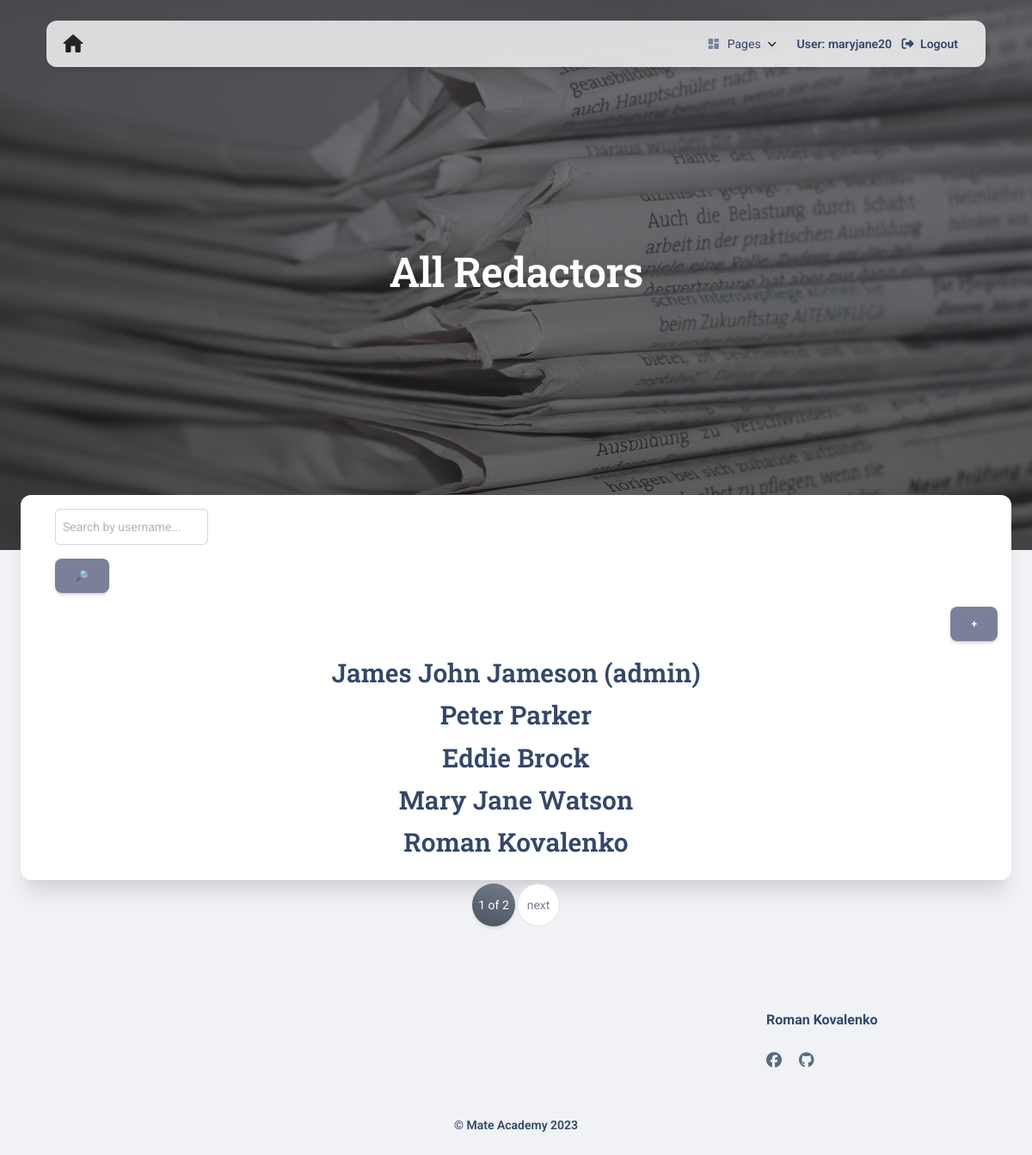
Page /redactors/ (signed in) on the committed database.
### news/models.py (models this page shows, shortened)
class Redactor(AbstractUser):
    img = models.ImageField(
        "Redactor's photo", default="default.png", upload_to="user_images"
    )
    years_of_experience = models.IntegerField(
        default=0, validators=[MaxValueValidator(100), MinValueValidator(0)]
    )
    class Meta:
        verbose_name = "redactor"
        verbose_name_plural = "redactors"

### news/views.py (the view)
# urls.py: path("redactors/", RedactorListView.as_view(), name="redactor-list"),
class RedactorListView(LoginRequiredMixin, generic.ListView):
    model = Redactor
    paginate_by = 5
    def get_context_data(self, *, object_list=None, **kwargs):
        context = super(RedactorListView, self).get_context_data(**kwargs)
        username = self.request.GET.get("username", "")
        context["search_form"] = RedactorSearchForm(initial={"username": username})
        return context
    def get_queryset(self):
        queryset = get_user_model().objects.all()
        form = RedactorSearchForm(self.request.GET)
        if form.is_valid():
            return queryset.filter(username__icontains=form.cleaned_data["username"])
        return queryset

### news/forms.py
class RedactorSearchForm(forms.Form):
    username = forms.CharField(
        max_length=255,
        required=False,
        label="",
        widget=forms.TextInput(attrs={"placeholder": "Search by username..."}),
    )

### news/context_processors.py (called while the page is built)
def cfg_assets_root(request):
    return {"ASSETS_ROOT": settings.ASSETS_ROOT}

### news/templatetags/query_transform.py (called while the page is built)
@register.simple_tag
def query_transform(request, **kwargs):
    updated = request.GET.copy()
    for key, value in kwargs.items():
        if value is not None:
            updated[key] = value
        else:
            updated.pop(key, 0)
    return updated.urlencode()

### templates/news/redactor_list.html (shortened to what this page needs)
{% extends "base.html" %}
{% block content %}
  <div class="page-header min-vh-80" style="background-image: url('{{ ASSETS_ROOT }}/img/bg1.jpg')">
    <span class="mask bg-gradient-dark opacity-6"></span>
    <div class="container">
      <div class="row">
        <div class="col-md-8 mx-auto">
          <div class="text-center">
            <h1 class="text-white">All Redactors</h1>
          </div>
        </div>
      </div>
    </div>
  </div>
  <div class="card card-body shadow-xl mx-3 mx-md-4 mt-n6">
    {% block searching %}
      {% include "includes/searching.html" %}
    {% endblock %}
    <div class="d-block">
      <a href="{% url 'news:redactor-register' %}" class="btn btn-secondary link-to-page float-end" title="Add new redactor">
        +
      </a>
    </div>
    <div class="container">
      <div class="section text-center">
        {% if redactor_list %}
        {% for redactor in redactor_list %}
          <h3 class="title"><a href="{% url 'news:redactor-detail' pk=redactor.id %}">{{ redactor.first_name }} {{ redactor.last_name }} {% if redactor.is_superuser %}(admin){% endif %}</a></h3>
        {% endfor %}
        {% else %}
        <h3 class="title"><i>There is no redactors yet</i></h3>
      {% endif %}
      </div>
    </div>
  </div>
{% endblock content %}

### templates/includes/navigation.html (shortened to what this page needs)
  <div class="container position-sticky z-index-sticky top-0">
    <div class="row">
      <div class="col-12">
        <nav class="navbar navbar-expand-lg  blur border-radius-xl mt-4 top-0 z-index-3 shadow position-absolute my-3 py-2 start-0 end-0 mx-4">
          <div class="container-fluid px-0">
            <span class="material-icons text-gradient text-primary text-3xl"><a href="{% url 'news:index' %}">home</a></span>
            <div class="collapse navbar-collapse pt-3 pb-2 py-lg-0 w-100" id="navigation">
              <ul class="navbar-nav navbar-nav-hover ms-auto">
                <li class="nav-item dropdown dropdown-hover mx-2">
                  <a class="nav-link ps-2 d-flex cursor-pointer align-items-center" id="dropdownMenuPages" data-bs-toggle="dropdown" aria-expanded="false">
                    <i class="material-icons opacity-6 me-2 text-md">dashboard</i>
                    Pages
                    <img src="{{ ASSETS_ROOT }}/img/down-arrow-dark.svg" alt="down-arrow" class="arrow ms-auto ms-md-2">
                  </a>
                </li>
                <li class="nav-item ms-lg-auto mb-0">
                  {% if user.is_authenticated %}
                  <span class="nav-link nav-link-icon me-2">
                    <span class="d-inline text-sm z-index-1 font-weight-bold me-2">User: <a href="###">{{ user.get_username }}</a></span>
                    <i class="fa fa-sign-out me-1"></i>
                    <a class="d-inline text-sm z-index-1 font-weight-bold" data-bs-toggle="tooltip" data-bs-placement="bottom" href="{% url 'logout'%}?next={{request.path}}" title="Logout">Logout</a>
                  </span>
                  {% else %}
                  <span class="nav-link nav-link-icon me-2">
                    <i class="fa fa-sign-in me-1"></i>
                    <a class="d-inline text-sm z-index-1 font-weight-bold" data-bs-toggle="tooltip" data-bs-placement="bottom" href="{% url 'login'%}?next={{request.path}}" title="Login">Login</a>
                  </span>
                  {% endif %}
                </li>
              </ul>
            </div>
          </div>
        </nav>
      </div>
    </div>
  </div>

### rows in the picture
Redactor: get_username "maryjane20", first_name "Mary Jane", last_name "Watson"
Redactor: first_name "James John", last_name "Jameson", is_superuser "(admin)"
Redactor: first_name "Peter", last_name "Parker"
Redactor: first_name "Eddie", last_name "Brock"
Redactor: first_name "Roman", last_name "Kovalenko"

### other values in the picture
{{ page_obj.number }} "1"
{{ paginator.num_pages }} "2"
